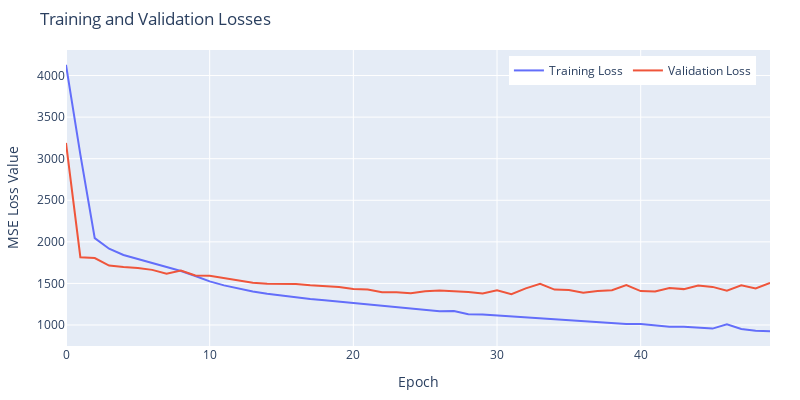

The notebook cell saved with this chart:
### Code cell
plotLosses(train_history.history["loss"], train_history.history["val_loss"])
